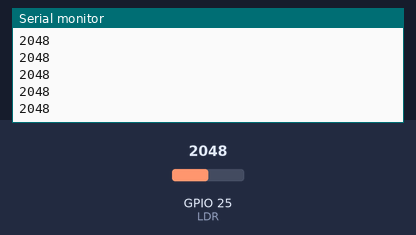
A sketch run on a simulated ESP32. Parts: the last lines printed to the serial monitor. The test bench sets the inputs (shaded band); at power-on: GPIO 25 (LDR) = 2048.

Above: at 1.2 s.
1.3 s: GPIO 25 (LDR) set to 2866
At 1.31 s:
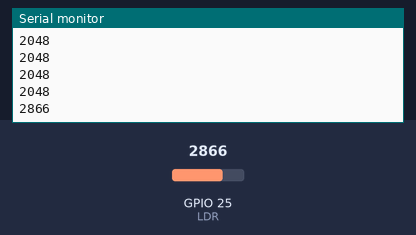
2.8 s: GPIO 25 (LDR) set to 3603
At 2.81 s:
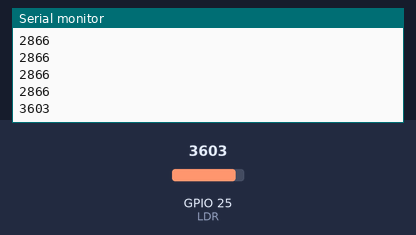
Timing chart, 0 to 5.8 s (numbered marks = the images above; inputs shaded):
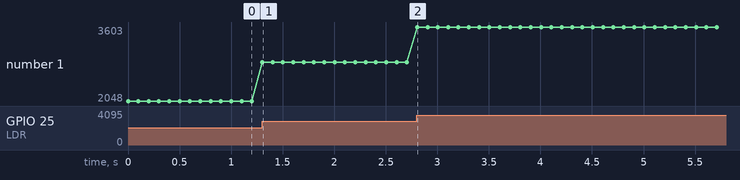

The sketch:

3._LDR.ino
```cpp
#define LDR 25

void setup() {
  Serial.begin(9600);
  pinMode (LDR,INPUT);
}

void loop() {
  int BacaLDR = analogRead(LDR);
  Serial.println(BacaLDR);
  delay(100);
}
```

Measured:
- after the input at 1.3 s, the serial monitor: prints a new line at once (image 1)
- after the input at 2.8 s, the serial monitor: prints a new line at once (image 2)
- plotted number 1: 2048 → 2866 after the input at 1.3 s, 2866 → 3603 after the input at 2.8 s
